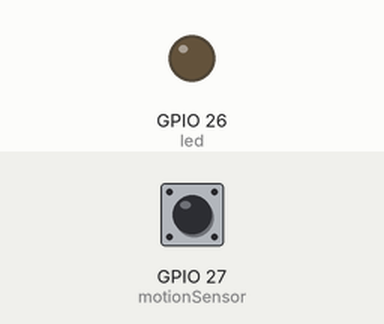
Simulated run of this sketch. Board: ESP32. On the bench: output pins drawn as LEDs (lit = HIGH). Inputs (shaded band) come from the test bench; at power-on: GPIO 27 (motionSensor) HIGH. WiFi joins after 1.5 s; servers stay silent unless stated; no MQTT or app messages arrive unless stated; what the sketch prints to the serial monitor is not drawn.

Above: at 2.7 s.
2.8 s: GPIO 27 (motionSensor) pulsed LOW 2 times (0.12 s each, 0.3 s apart)
At 4.0 s:
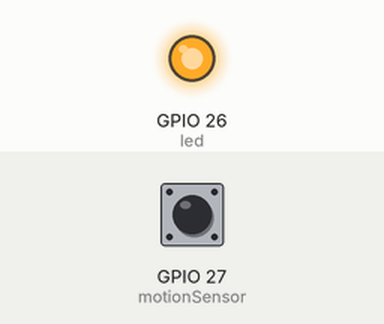
Timing chart, 0 to 6.7 s (numbered marks = the images above; inputs shaded):
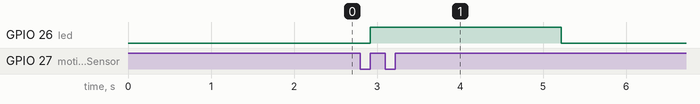

The sketch:

MotionSensor.ino
```cpp
#include <WiFi.h>
#include <PubSubClient.h>
#include <Wire.h>
#include <string.h>
#define timeSeconds 2

// Set GPIOs for LED and PIR Motion Sensor
const int led = 26;
const int motionSensor = 27;

// Timer: Auxiliary variables
unsigned long now = millis();
unsigned long lastTrigger = 0;
boolean startTimer = false;

const char* ssid = "MorphCon_Wifi";
const char* password = "aldor587974#@";
const char* mqtt_server = "78.47.164.96";
WiFiClient espClient;
PubSubClient client(espClient);

// Checks if motion was detected, sets LED HIGH and starts a timer
void IRAM_ATTR detectsMovement() {
  Serial.println("MOTION DETECTED!!!");
  digitalWrite(led, HIGH);
  startTimer = true;
  lastTrigger = millis();
}

void setup_wifi() {
  delay(10);
  // We start by connecting to a WiFi network
  Serial.println();
  Serial.print("Connecting to ");
  Serial.println(ssid);

  WiFi.begin(ssid, password);

  while (WiFi.status() != WL_CONNECTED) {
    delay(500);
    Serial.print(".");
  }

  Serial.println("");
  Serial.println("WiFi connected");
  Serial.println("IP address: ");
  Serial.println(WiFi.localIP());
}


void reconnect() {
  // Loop until we're reconnected
  while (!client.connected()) {
    Serial.print("Attempting MQTT connection...");
    // Attempt to connect
    if (client.connect("ESP8266Client")) {
      Serial.println("connected");
      // Subscribe
      client.subscribe("esp32/output");
    } else {
      Serial.print("failed, rc=");
      Serial.print(client.state());
      Serial.println(" try again in 5 seconds");
      // Wait 5 seconds before retrying
      delay(5000);
    }
  }
}

void setup() {
  // Serial port for debugging purposes
  Serial.begin(115200);

  // PIR Motion Sensor mode INPUT_PULLUP
  pinMode(motionSensor, INPUT_PULLUP);
  // Set motionSensor pin as interrupt, assign interrupt function and set RISING mode
  attachInterrupt(digitalPinToInterrupt(motionSensor), detectsMovement, RISING);

  // Set LED to LOW
  pinMode(led, OUTPUT);
  digitalWrite(led, LOW);
  setup_wifi();
  client.setServer(mqtt_server, 1883);
}

void loop() {
     if (!client.connected()) {
      reconnect();
      }
  // Current time
  now = millis();
  // Turn off the LED after the number of seconds defined in the timeSeconds variable
  if(startTimer && (now - lastTrigger > (timeSeconds*1000))) {
    Serial.println("Motion stopped...");
    digitalWrite(led, LOW);
    startTimer = false;
  }
  if (digitalRead(led) != 0){
    Serial.println(digitalRead(led));
    client.publish("Alarm3", "1" );


    }


}
```

Measured:
- after the input at 2.8 s, GPIO 26 (led): LOW → HIGH after 0.12 s, → LOW 2.3 s later
